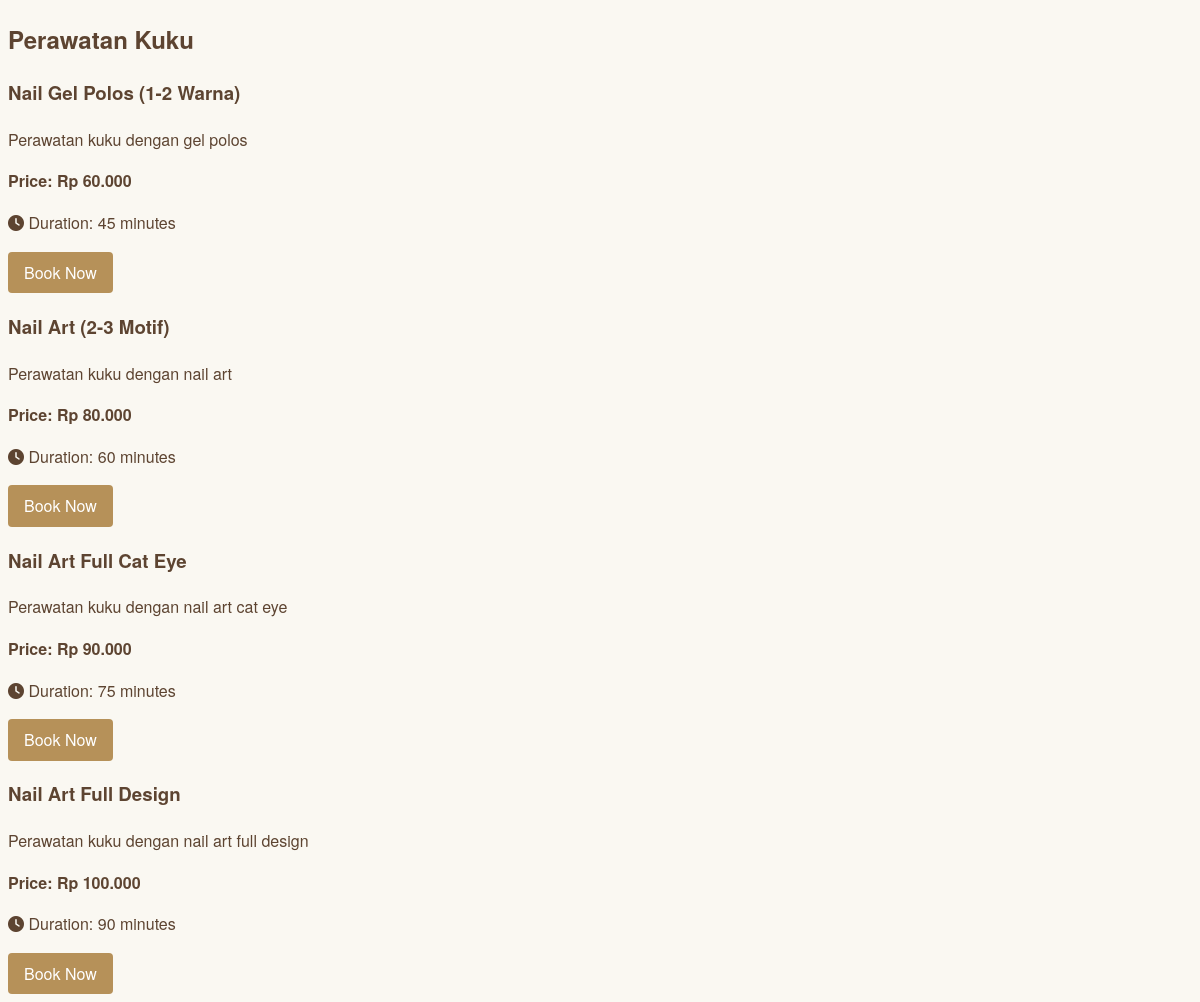
/category.php?id=2, run on the app's committed database.
### tables this page shows
CREATE TABLE `categories` (
  `id` int(11) NOT NULL,
  `name` varchar(100) NOT NULL
);

CREATE TABLE `services` (
  `id` int(11) NOT NULL,
  `category_id` int(11) DEFAULT NULL,
  `name` varchar(100) NOT NULL,
  `description` text DEFAULT NULL,
  `price` decimal(10,2) NOT NULL,
  `duration` int(11) NOT NULL
);

### category.php (the view, shortened to what this page needs)
<?php
require_once 'config.php';
$categoryId = $_GET['id'];
$stmt = $pdo->prepare("SELECT * FROM categories WHERE id = ?");
$stmt->execute([$categoryId]);
$category = $stmt->fetch(PDO::FETCH_ASSOC);
$stmt = $pdo->prepare("SELECT * FROM services WHERE category_id = ?");
$stmt->execute([$categoryId]);
$services = $stmt->fetchAll(PDO::FETCH_ASSOC);
?>
<!DOCTYPE html>
<html lang="id">
<head>
    <link rel="stylesheet" href="styles/main.css">
    <link rel="stylesheet" href="https://cdnjs.cloudflare.com/ajax/libs/font-awesome/6.0.0-beta3/css/all.min.css">
    <link href="https://unpkg.com/aos@2.3.1/dist/aos.css" rel="stylesheet">
</head>
<body>
    <section class="category-header">
        <h1 data-aos="fade-up"><?php echo htmlspecialchars($category['name']); ?></h1>
    </section>
    <section class="services">
        <div class="services-grid">
            <?php foreach ($services as $service): ?>
                <div class="service-card" data-aos="fade-up">
                    <h3><?php echo htmlspecialchars($service['name']); ?></h3>
                    <p><?php echo htmlspecialchars($service['description']); ?></p>
                    <p><strong>Price: Rp <?php echo number_format($service['price'], 0, ',', '.'); ?></strong></p>
                    <p><i class="fas fa-clock"></i> Duration: <?php echo $service['duration']; ?> minutes</p>
                    <a href="book.php?service_id=<?php echo $service['id']; ?>" class="btn btn-primary">Book Now</a>
                </div>
            <?php endforeach; ?>
        </div>
    </section>
</body>
</html>

### styles/main.css (style rules this page uses)
:root { --primary-color: #b69159; --secondary-color: #8c6642; --accent-color: #d4c39d; --background-color: #faf8f2; --text-color: #5d4431; --text-light-color: #72533a; }
body { font-family: "Helvetica Neue", Arial, sans-serif; background-color: var(--background-color); color: var(--text-color); line-height: 1.6; }
.btn { display: inline-block; background-color: var(--primary-color); color: white; padding: 0.5rem 1rem; border-radius: 0.25rem; text-decoration: none; transition: background-color 0.3s ease; }

### data on the page
categories: name "Perawatan Kuku"
services: name "Nail Gel Polos (1-2 Warna)", description "Perawatan kuku dengan gel polos", price "60.000", duration "45"
services: name "Nail Art (2-3 Motif)", description "Perawatan kuku dengan nail art", price "80.000", duration "60"
services: name "Nail Art Full Cat Eye", description "Perawatan kuku dengan nail art cat eye", price "90.000", duration "75"
services: name "Nail Art Full Design", description "Perawatan kuku dengan nail art full design", price "100.000", duration "90"
